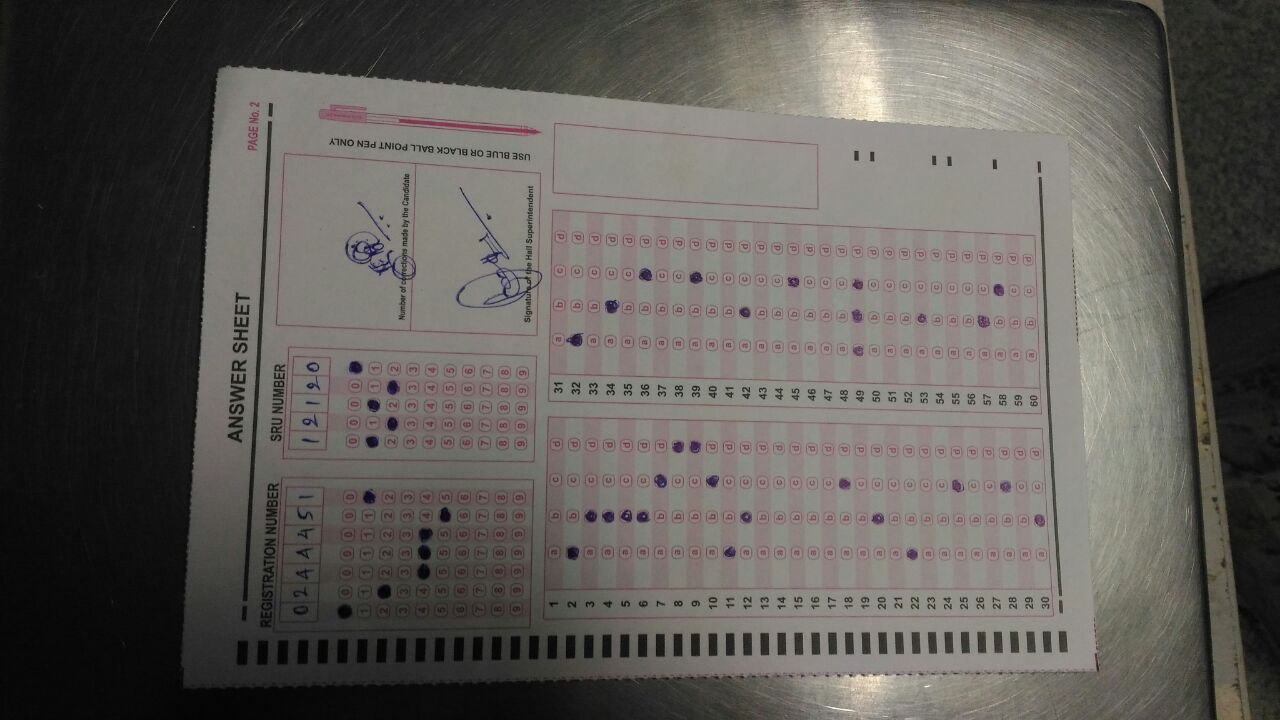
#> input picture omr_4.jpeg, 1280 x 720 px
$ python omr_reader_temp.py   (older library calls are emulated)
#> lines starting #> are read from the running program, lines starting #| are printed output that depends on the picture; after the words box and inside, x2 and y2 are one past the last pixel; in counts of white or black regions, pixels touching at a corner belong together
import cv2
import numpy as np


cv2.namedWindow('image')
img = cv2.imread('omr_4.jpeg')
#> img is the input picture: shape (720, 1280, 3); mean B, G, R 88, 92.2, 95.4

r = 500/img.shape[1]
#> r = 0.391
dim = (500,int(img.shape[0]*r))
#> dim = (500, 281)
resized = cv2.resize(img, dim, cv2.INTER_AREA)


dst = cv2.fastNlMeansDenoisingColored(resized,None,10,10,7,21)

gray = cv2.cvtColor(resized, cv2.COLOR_BGR2GRAY)
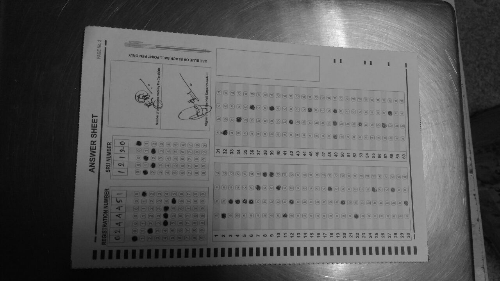
#> gray: shape (281, 500); min 3, max 251, mean 92.6
gray = cv2.bilateralFilter(gray,15,22,20)


thresh = cv2.adaptiveThreshold(gray, 230, cv2.ADAPTIVE_THRESH_GAUSSIAN_C, cv2.THRESH_BINARY, 11 , 2)
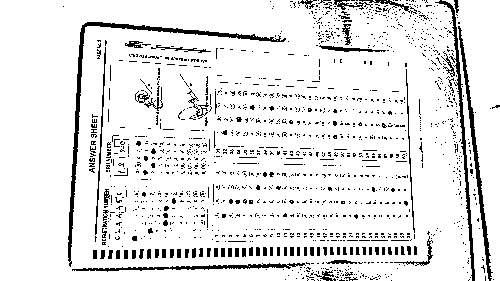
#> thresh: shape (281, 500); values 0 (black) and 230 (white), 90.2% white; 1531 black regions (1444 under 20 px), largest, box (x1, y1, x2, y2) and area: (68, 22, 286, 267) 1747, (435, 0, 475, 281) 981, (458, 26, 493, 281) 957
edges = cv2.Canny(thresh,30,200)
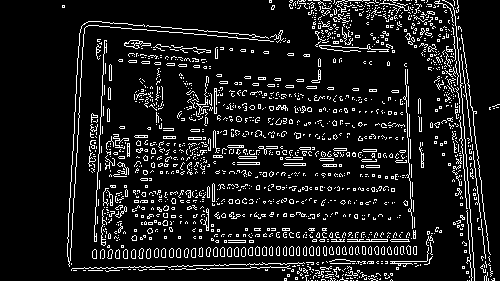
#> edges: shape (281, 500); 10.5% white in thin lines or dots, all inside (x1, y1, x2, y2) = (62, 0, 500, 281)
(x, cnts, _) = cv2.findContours(edges.copy(), cv2.RETR_TREE, cv2.CHAIN_APPROX_SIMPLE)
#> cnts = 2016 contours, 1886 with area under 20; largest, box (x1, y1, x2, y2) and area: (124, 40, 151, 49) 71, (124, 40, 140, 47) 56, (283, 163, 306, 166) 43, (347, 239, 388, 242) 37, (283, 163, 303, 166) 36
for c in cnts:
    print(int(cv2.contourArea(c)))
#> this loop made 2016 passes
#> c on passes 1 to 3: [[469, 280]], [[467, 280]], [[356, 280], [357, 280]]
#| 0
#| 0
#| 0
#| 0
#| 0
#| 0
#| 0
#| 0
#> (further printed lines are left out)


cv2.imshow('image', thresh)
cv2.imshow('random',edges)

cv2.waitKey(0)
cv2.destroyAllWindows()

$ run again, with omr_1.jpeg copied over omr_4.jpeg
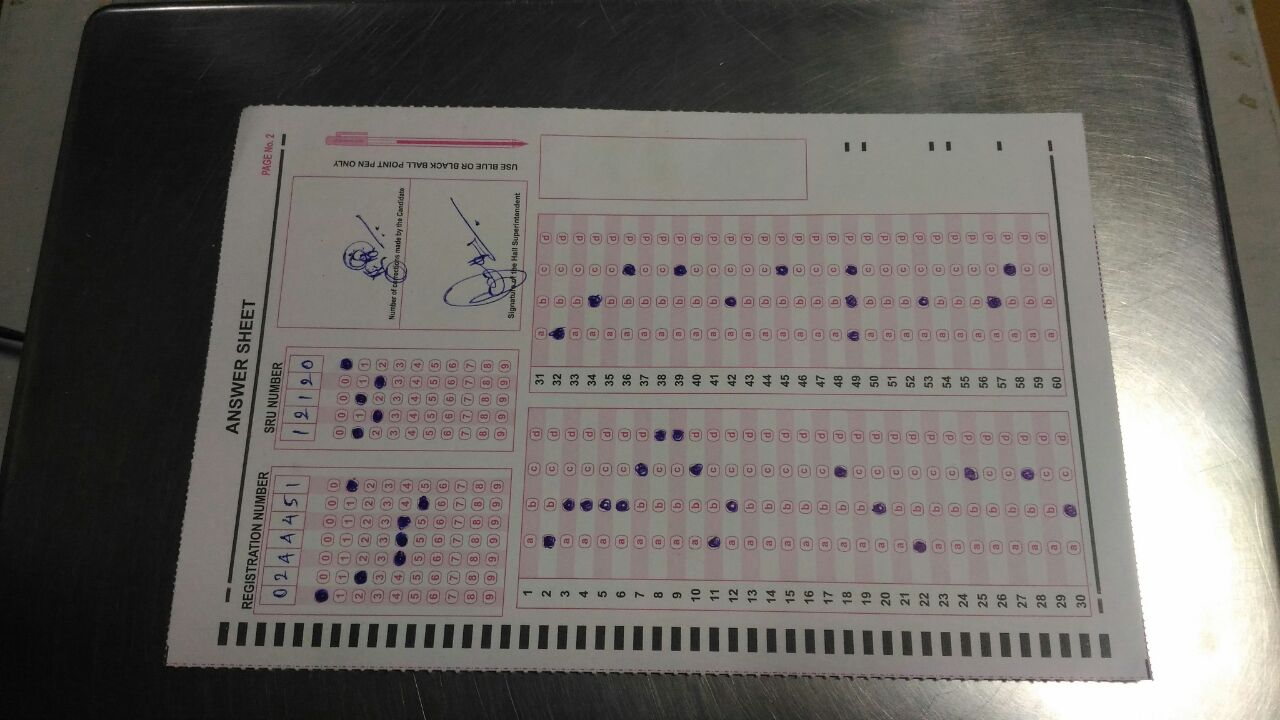
#> input picture omr_1.jpeg, 1280 x 720 px
#> img is the input picture: shape (720, 1280, 3); mean B, G, R 98.6, 102.6, 106.4
#> `thresh = cv2.adaptiveThreshold(gray, 230, cv2.ADAPTIVE_THRESH_GAUSSIAN..`:
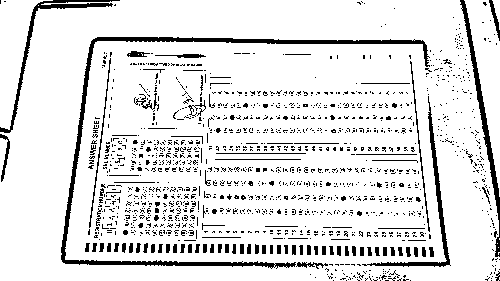
#> thresh: shape (281, 500); values 0 (black) and 230 (white), 88.6% white; 1471 black regions (1374 under 20 px), largest, box (x1, y1, x2, y2) and area: (61, 37, 430, 269) 3289, (460, 0, 500, 257) 1126, (0, 0, 120, 133) 954
#> `edges = cv2.Canny(thresh,30,200)`:
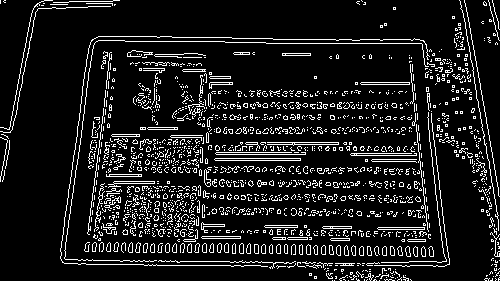
#> edges: shape (281, 500); 11.2% white in thin lines or dots
#> cnts = 1854 contours, 1724 with area under 20; largest, box (x1, y1, x2, y2) and area: (214, 158, 301, 161) 171, (214, 158, 301, 161) 170, (360, 82, 410, 85) 97, (360, 82, 410, 85) 96, (267, 142, 339, 146) 94
#> the loop `for c in cnts:` made 1854 passes
#> c on passes 1 to 3: [[379, 280]], [[348, 280]], [[334, 280]]
#> (printed output is left out)

$ run again, with omr_2.jpeg copied over omr_4.jpeg
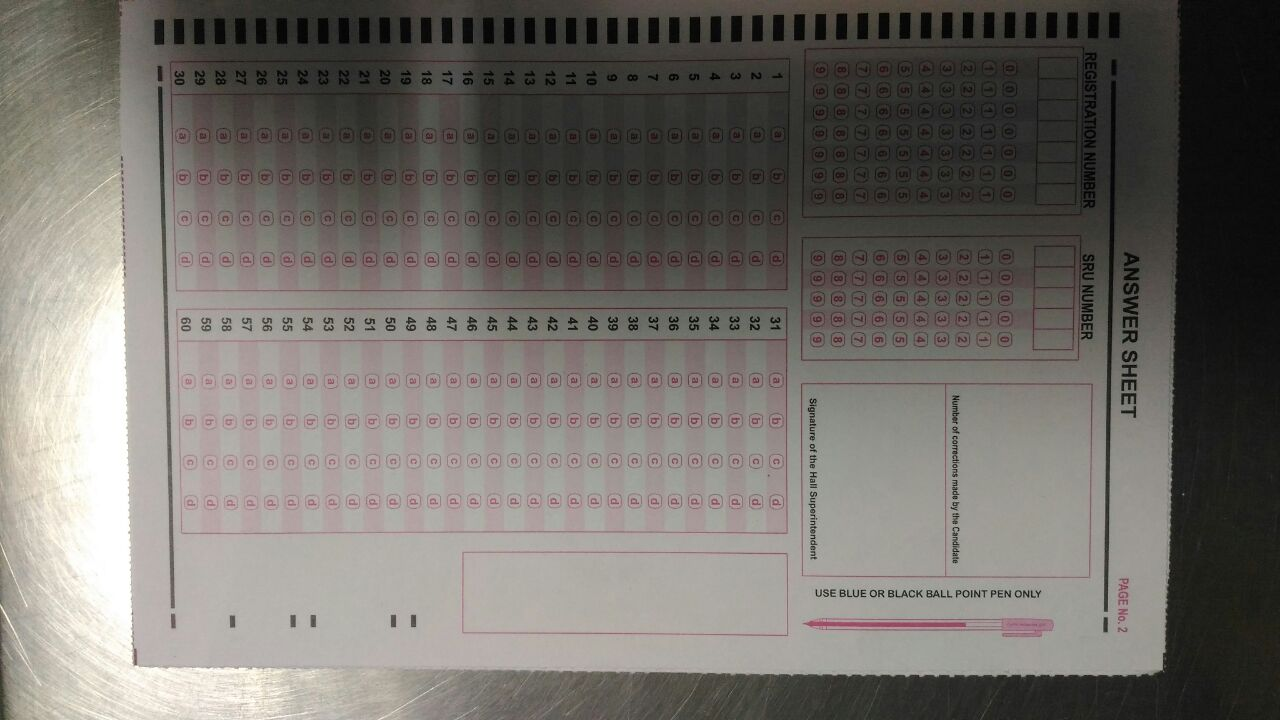
#> input picture omr_2.jpeg, 1280 x 720 px
#> img is the input picture: shape (720, 1280, 3); mean B, G, R 106.3, 111.2, 115.2
#> `thresh = cv2.adaptiveThreshold(gray, 230, cv2.ADAPTIVE_THRESH_GAUSSIAN..`:
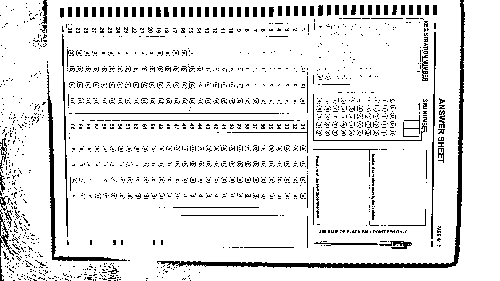
#> thresh: shape (281, 500); values 0 (black) and 230 (white), 90.2% white; 1694 black regions (1604 under 20 px), largest, box (x1, y1, x2, y2) and area: (157, 0, 465, 268) 2287, (47, 75, 127, 261) 903, (431, 32, 436, 239) 344
#> `edges = cv2.Canny(thresh,30,200)`:
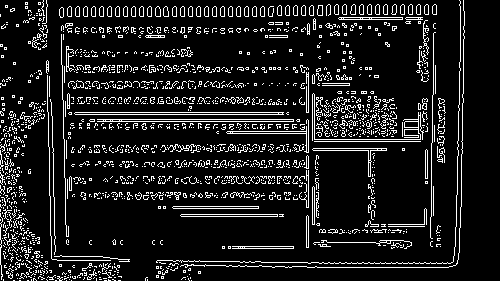
#> edges: shape (281, 500); 11.4% white in thin lines or dots
#> cnts = 1935 contours, 1799 with area under 20; largest, box (x1, y1, x2, y2) and area: (74, 112, 284, 115) 416, (74, 112, 279, 115) 406, (97, 119, 294, 122) 381, (121, 119, 294, 122) 342, (312, 148, 387, 177) 201
#> the loop `for c in cnts:` made 1935 passes
#> c on passes 1 to 3: [[191, 280]], [[118, 280], [120, 280]], [[104, 280], [106, 280]]
#> (printed output is left out)
